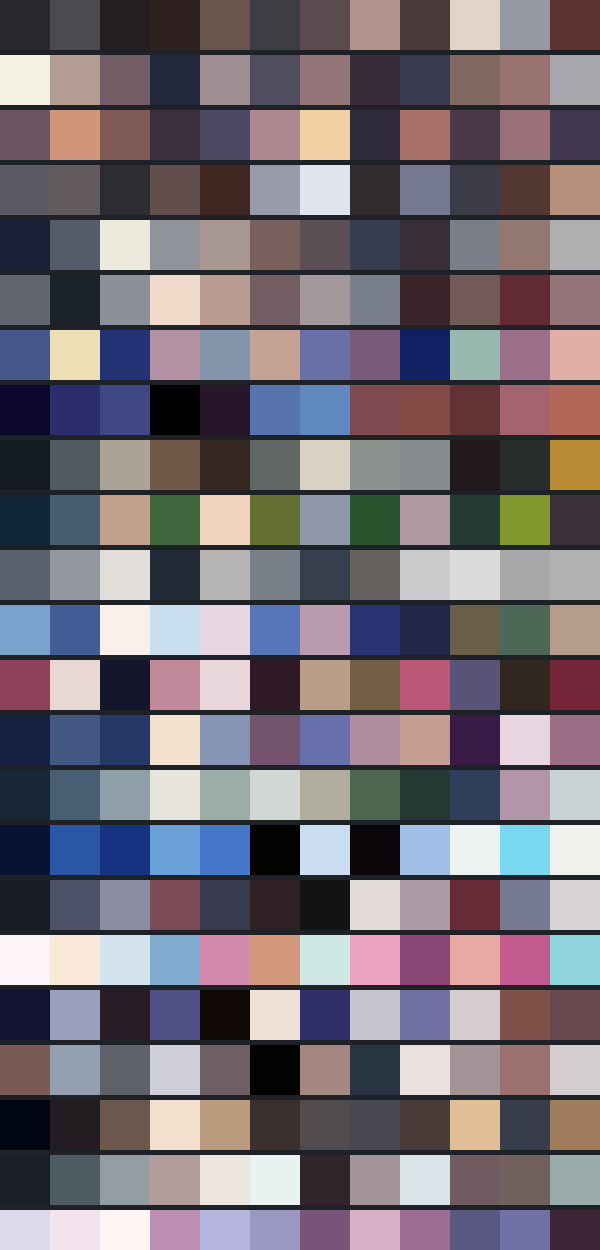
#> input picture hues.png, 600 x 1250 px
$ python upscale.py
#> lines starting #> are read from the running program, lines starting #| are printed output that depends on the picture
import colorgram
from skimage import data, color
from skimage.transform import rescale, resize, downscale_local_mean
from skimage import io
from skimage import img_as_ubyte
from PIL import Image
import os

image = io.imread('hues.png')
#> image is the input picture: shape (1250, 600, 3); mean R, G, B 116.4, 108.5, 116.9
x = image.shape[0]
#> x = 1250
y = image.shape[1]
#> y = 600
new_shape = (600, 500, image.shape[2])
#> new_shape = (600, 500, 3)
image_rescaled = resize(image, new_shape, preserve_range=True)
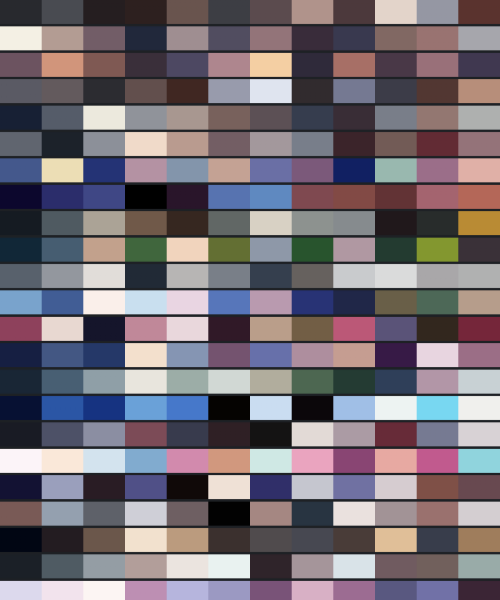
#> image_rescaled: shape (600, 500, 3) float64; mean R, G, B 116.4, 108.5, 116.9
#> (the run stopped early here; a loop or call above may not have finished)
